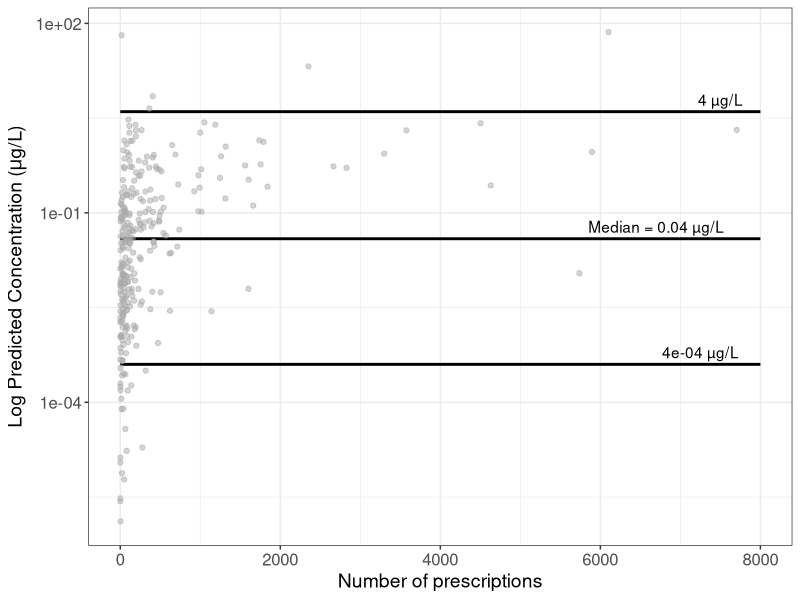
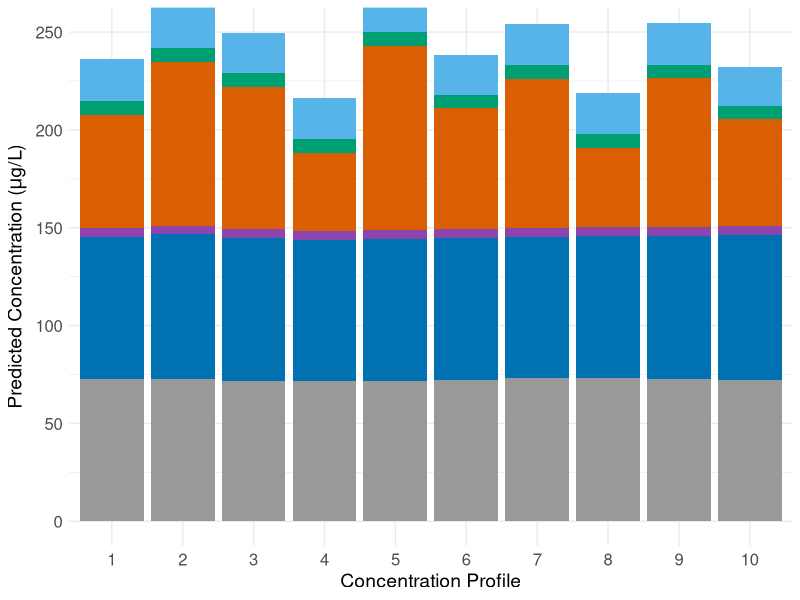
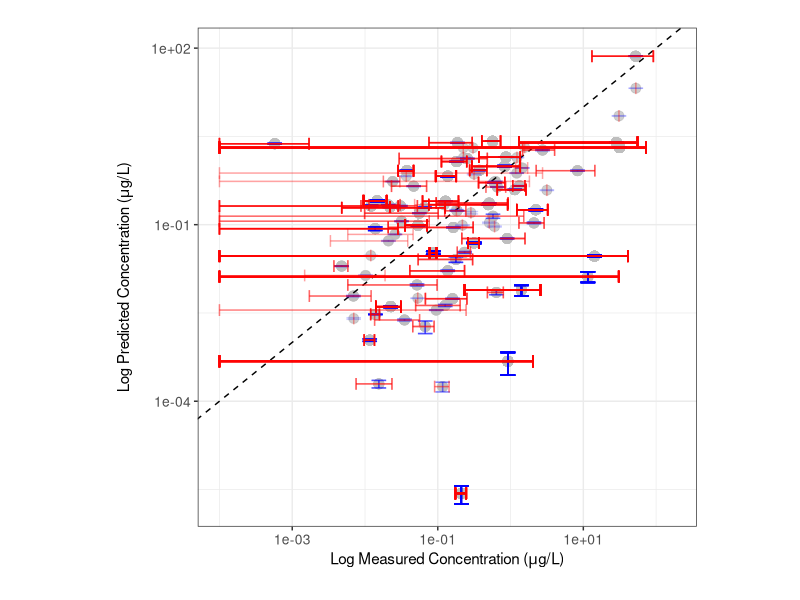
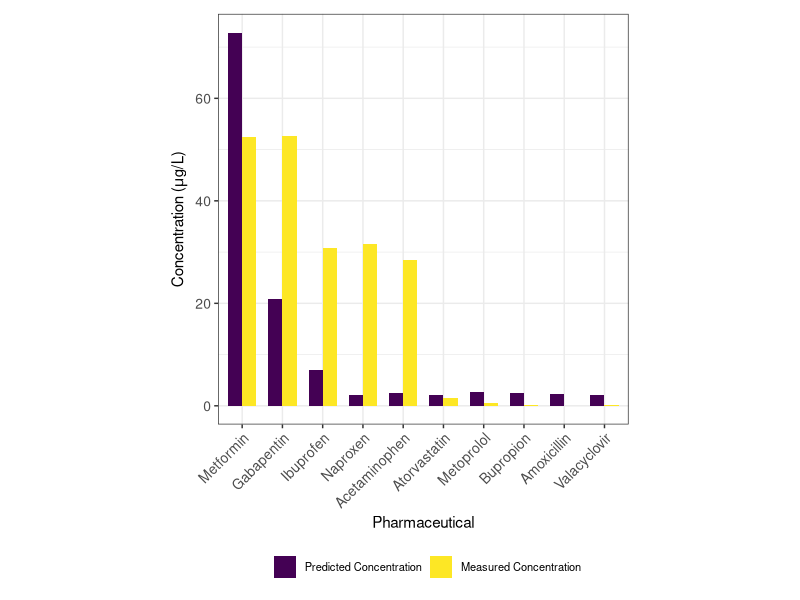
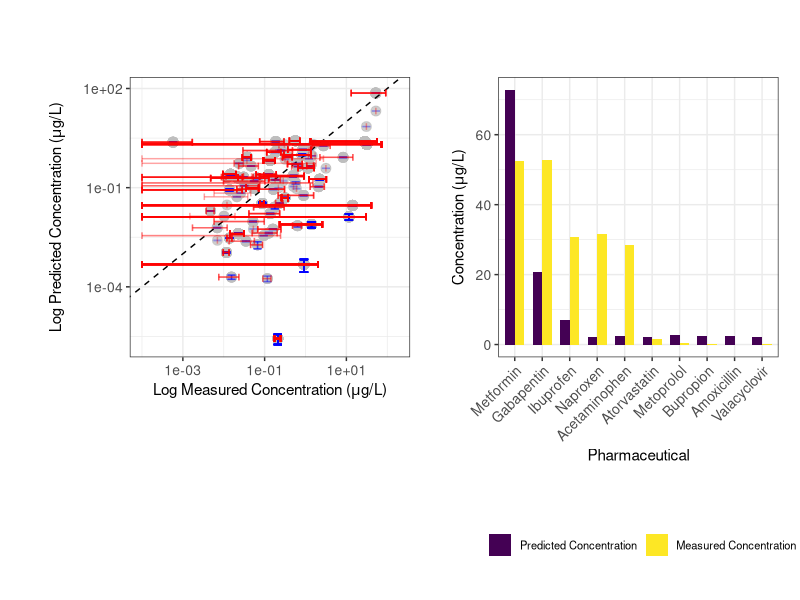
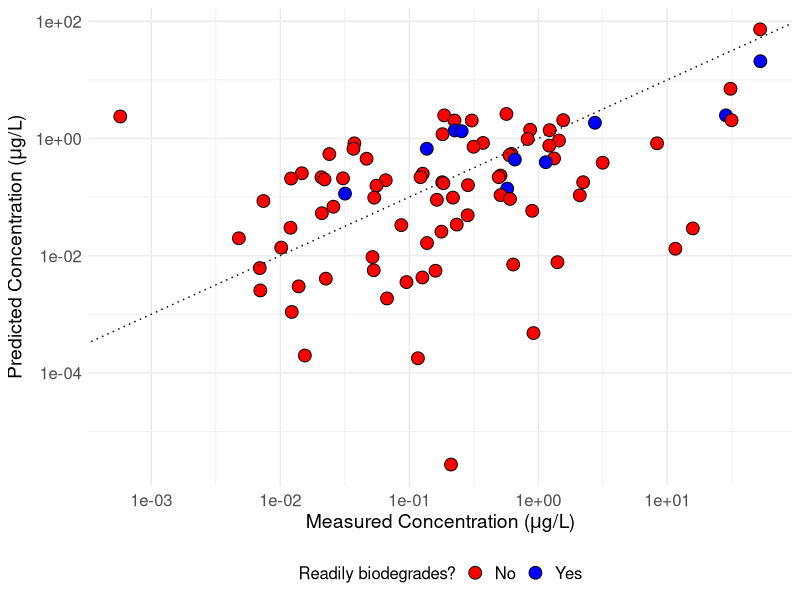
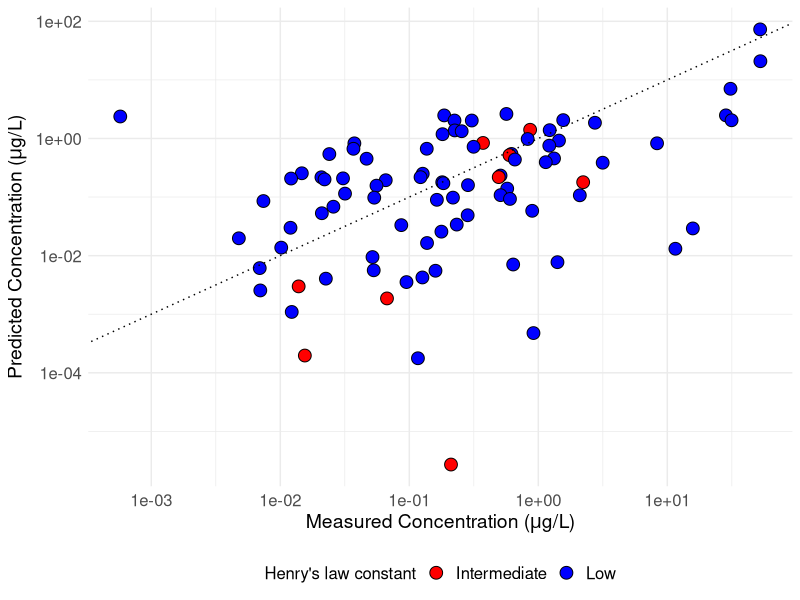
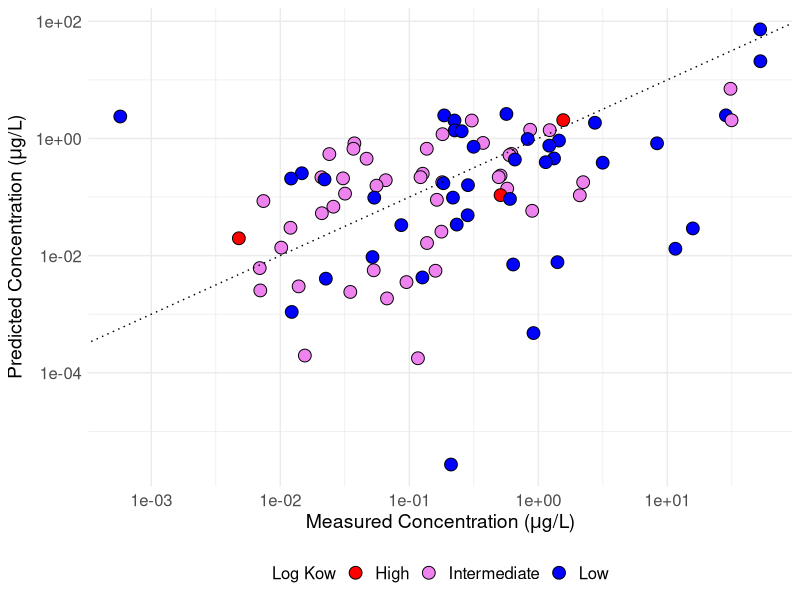

These charts were generated, in order, by the following R code:
################################################################################
# Title: pharmflush.R

# Description:
# Using PharmUse database, runs binomial probability distribution model
# PharmFlush and generates 100 concentration profiles for each pharmaceutical in
# PharmUse. Averaging over these profiles gives the average profile for each 
# pharmaceutical. Predicted concentrations are compared across sewershed sizes
# by running this script with different values of wastewater_pop_size parameter.
# Values are compared to literature-reported concentrations. Various data
# visualizations are provided to examine these relationships, and the readily
# biodegrades, Henry's Law, log Koa, and log Kow parameters from PharmUse are
# also examined and visualized.
 
################################################################################

# import libraries
library("pracma")
library("stats")
library("tidyverse")
library("cowplot")
library("purrr")
library("grid")
library("gridExtra")
library("ggfortify")
library("ggpubr")
library("stringr")
library("viridis")
library("readxl")
library("tidyr")
library("tools")
library("svglite")
library("scales")
library("patchwork")

################################################################################
# PharmFlush model creation
################################################################################

# load PharmUse database
pharmuse = read.csv("pharmuse.csv")

# Define model parameters
n = 26847 # size of representative sample (obtained from MEPS 2020
          # documentation, Table 3.2)
ww_volume_per_capita = 310.404 # average American wastewater production per
                               # capita per day, source: Dieter et al., 2018
wastewater_pop_size = 100000 # size of sewershed (change for different sizes)
pop_wastewater_volume = wastewater_pop_size * ww_volume_per_capita # total wastewater
                                                                   # volume for sewershed
                                                                   # of given size
x = 0:wastewater_pop_size # range of number of prescriptions detected in
                          # sewershed any given day for given drug
p = 0 # initialize probability of detecting certain pharmaceutical on any given day
avg_mass = 0 # initialize avg mass per day variable for each pharmaceutical

# pull relevant variables from PharmUse
drugs = pharmuse$Pharmaceutical
avg_DD = pharmuse$Average_Daily_Dosage
prescrips = pharmuse$Number_of_Prescriptions
durations = pharmuse$Average_Duration_per_Prescription

# calculate probability of detecting each pharmaceutical on any given day and 
# create list of average daily mass for each pharmaceutical
for (i in 1:length(drugs)){
  p[i] = (prescrips[i]*durations[i])/(n*365) 
  avg_mass[i] = avg_DD[i]
}

# Calculate probability P of detecting exactly x prescriptions for given drug in
# sewershed of size n with detection probability p
P = list()
for (i in 1:length(drugs)){ 
  new_P = dbinom(x,wastewater_pop_size,p[i]) 
  P = append(P, list(new_P))
}

# convert P to data frame and label each column by drug name
P = data.frame(P)
names(P) = drugs

# add number of prescriptions detected (x variable) to P
P = P %>%
  mutate(Number_prescrips_detected = x)

# name common column and all drug columns to allow splitting into separate df's
Number_prescrips_detected = "Number_prescrips_detected"
drug_col_names = colnames(P)[!colnames(P) %in% Number_prescrips_detected]

# Split the data frame into separate data frames for each drug with number of
# prescriptions detected and probability of each number of prescriptions being
# detected 
drug_dataframes = lapply(drug_col_names, function(drug_col) {
  split_df = P[c(Number_prescrips_detected, drug_col)]
  colnames(split_df)[2] = "Probability"  
  return(split_df)
})
names(drug_dataframes) = drugs

# randomly pull (# prescriptions, Probability) pairs for each drug to randomly
# construct wastewater flows by bootstrapping (generating 100 possible drug
# concentration profiles or ensembles)
set.seed(123) 
sampled_dataframes = list()
sample_size = 100 

for (i in 1:length(drugs)) {
  drug_df = drug_dataframes[[i]] 
  prob_distribution = drug_df[2]
  sampled_rows = sample(nrow(drug_df), size = sample_size, replace = TRUE,
                        prob=unlist(prob_distribution)) 
  sampled_df = drug_df[sampled_rows, ]
  sampled_df$Drug = drugs[i]
  sampled_dataframes[[i]] = sampled_df
}

final_sampled_data = do.call(rbind, sampled_dataframes)

# randomly combine results to get sample_size number of drug profiles
ensemble_drug_profiles = list()
for (i in 1:sample_size){
selected_rows = final_sampled_data[seq(i, nrow(final_sampled_data),
                                       by = sample_size), ]
ensemble = data.frame(
  Drug = selected_rows$Drug,
  Number_prescrips_detected = selected_rows$Number_prescrips_detected,
  Probability = selected_rows$Probability
)
ensemble = ensemble %>%
  mutate(Average_daily_mass = avg_mass) %>%
  mutate(Predicted_mass = Average_daily_mass*Number_prescrips_detected) %>%
  mutate(Predicted_concentration = Predicted_mass/pop_wastewater_volume) %>%
  # divide by 4 to correct for medication non-compliance of 50% and employees'
  # contributions to wastewater flow (assume equal number of non-resident
  #  employees to residents)
  mutate(Predicted_concentration = Predicted_concentration/4) %>%
  arrange(desc(Predicted_concentration))
ensemble_drug_profiles[[i]] = ensemble
}

# get separate data frame for each drug's ensemble prediction (100 per drug)

# Initialize an empty list to store the 290 new dataframes
indiv_drug_profiles = list()

# Loop over each pharmaceutical name
for (drug in drugs) {
  
  # Initialize an empty list to collect data for this pharmaceutical across all
  # dataframes
  pharma_data = list()
  
  # Loop over the list of dataframes
  for (ensemble_drug_profile in ensemble_drug_profiles) {
    
    # Extract rows corresponding to the current pharmaceutical
    pharma_row = ensemble_drug_profile[ensemble_drug_profile$Drug == drug, ]
    
    # Add the row to the pharma_data list
    pharma_data = rbind(pharma_data, pharma_row)
  }
  
  # Combine all the data for this pharmaceutical into a single dataframe
  indiv_drug_profiles[[drug]] = pharma_data
}

# average predicted concentration for each drug to form final drug concentration
# profile that averages across all 100 ensembles for each drug
average_concs = list()
average_prescrips = list()
average_masses = list()
sem_concs = list() # SEM = standard error of mean

for (i in 1:length(indiv_drug_profiles)) {
  avg_conc = mean(unlist(indiv_drug_profiles[[i]][6]))
  avg_conc = matrix(avg_conc, ncol = 1)
  average_concs[i] = avg_conc
  avg_mass = mean(unlist(indiv_drug_profiles[[i]][5]))
  avg_mass = matrix(avg_mass, ncol = 1)
  average_masses[i] = avg_mass
  stan_dev_conc = sd(unlist(indiv_drug_profiles[[i]][6]))
  sem_conc = stan_dev_conc / sqrt(sample_size)
  sem_conc = matrix(sem_conc, ncol = 1)
  sem_concs[i] = sem_conc
  
  avg_prescrip = mean(unlist(indiv_drug_profiles[[i]][2]))
  avg_prescrip = matrix(avg_prescrip, ncol = 1)
  average_prescrips[i] = avg_prescrip
}

# put in form that is compatible with data frame
average_concs = unlist(average_concs)
average_prescrips = unlist(average_prescrips)
average_masses = unlist(average_masses)
sem_concs = unlist(sem_concs)

# make data frame for average profile for each drug
average_profile = data.frame(Drug=drugs,
                             Average_Number_Prescriptions=average_prescrips,
                             Average_Masses=average_masses,
                             Average_Predicted_Concentration=average_concs,
                             Standard_Error_Predicted_Concentration=sem_concs)
average_profile = average_profile %>%
  arrange(desc(Average_Predicted_Concentration))

# prep data frame for stacked bar graph with all ensembles

# Initialize an empty dataframe to store the results
stacked_ensembles = data.frame()

# Loop through each dataframe in the list
for (i in seq_along(ensemble_drug_profiles)) {
  
  # Extract the current dataframe
  ensemble = ensemble_drug_profiles[[i]]
  
  # Add a column indicating the index
  ensemble$Ensemble_number = i
  
  # Select relevant columns 
  ensemble_subset = ensemble[, c('Ensemble_number', 'Drug',
                                 'Predicted_concentration')]
  
  # Append the dataframe to the combined dataframe
  stacked_ensembles = rbind(stacked_ensembles, ensemble_subset)
}

# export all 100 ensembles for each pharmaceutical to csv
write.csv(stacked_ensembles,"all_ensembles_100k.csv")

# aggregate average of all 290 pharmaceuticals for each sewershed size for export
stacked_ensembles_avg = aggregate(stacked_ensembles$Predicted_concentration,
                                  list(stacked_ensembles$Drug),FUN=mean)
colnames(stacked_ensembles_avg) = c("Pharmaceutical","Predicted_concentration")
stacked_ensembles_avg$Pharmaceutical = str_to_title(stacked_ensembles_avg$Pharmaceutical)
# the averaged concentration of each pharmaceutical across all 100 ensembles
write.csv(stacked_ensembles_avg,"stacked_ensembles_avg_100k.csv")

################################################################################
# Load literature-reported concentration data for comparison.
################################################################################

# load all literature values (each observation) and pre-process
lit_search_all = read.csv("lit_values_all.csv")
lit_search_all = na.omit(lit_search_all)
lit_search_all = lit_search_all %>%
  select(-c("Sampling.date","Sampling.location","Sampling.type","Reference")) %>%
  filter(Influent_concentration != "ND") %>%
  filter(Influent_concentration != "78-10900") %>%
  mutate(Influent_concentration = case_when(Influent_concentration=="1 373.5" ~
                                              "1373.5",
                                            Influent_concentration=="1 280.8" ~
                                              "1280.8",
                                            Influent_concentration=="1 096.0" ~
                                              "1096.0",
                                            .default=Influent_concentration)) %>%
  mutate(Influent_concentration = trimws(gsub(",",'',Influent_concentration))) %>%
  mutate(Influent_concentration = as.numeric(Influent_concentration)) %>%
  mutate(Influent_concentration = case_when(Pharmaceutical=="Pseudoephedrine + ephedrine" ~
                                              Influent_concentration/2,
                                            .default=Influent_concentration)) %>%
  mutate(Pharmaceutical = case_when(Pharmaceutical=="Pseudoephedrine + ephedrine" ~
                                      "Pseudoephedrine",
                          .default=Pharmaceutical)) %>%
  mutate(Influent_concentration = Influent_concentration/1000) # convert ng/L to ug/L

# find standard error of lit reported values
lit_search_std_error = lit_search_all %>%
  group_by(Pharmaceutical) %>%
  summarise(
    Count = n(),
    Standard_Error_Lit_Concentration = sd(Influent_concentration, na.rm = TRUE) / sqrt(n())
  ) %>%
  mutate(Standard_Error_Lit_Concentration = ifelse(is.na(Standard_Error_Lit_Concentration),
                                                   0, Standard_Error_Lit_Concentration))

# create data frame to compare predicted to lit reported values
average_profile_comp_all = average_profile %>%
  rename(Pharmaceutical=Drug)
average_profile_comp_all$Pharmaceutical = trimws(tolower(average_profile_comp_all$Pharmaceutical))
lit_search_all$Pharmaceutical = trimws(tolower(lit_search_all$Pharmaceutical))
lit_comp_all = lit_search_all %>%
  left_join(average_profile_comp_all, by = "Pharmaceutical") 

# join with standard error dataframe
lit_comp_all$Pharmaceutical = trimws(lit_comp_all$Pharmaceutical)
lit_search_std_error$Pharmaceutical = trimws(lit_search_std_error$Pharmaceutical)
lit_search_std_error$Pharmaceutical = tolower(lit_search_std_error$Pharmaceutical)
lit_comp_all = lit_comp_all %>%
  left_join(lit_search_std_error, by="Pharmaceutical") %>% 
  select(-c("Count","Average_Number_Prescriptions","Average_Masses"))

# load summary statistics of literature-reported data (mean, median, etc.)
lit_search_summ = read.csv("lit_values_summary.csv")
lit_search_summ$Pharmaceutical = toupper(lit_search_summ$Pharmaceutical)

# pre-process summary data
lit_search_summ = lit_search_summ %>%
  select(c("Pharmaceutical","Mean","Median")) %>%
  filter(Pharmaceutical != "WARFARIN" & Pharmaceutical != "NALTREXONE" & Pharmaceutical != "RISPERIDONE") %>%
  mutate(Mean = as.numeric(Mean)) %>%
  mutate(Median = as.numeric(Median)) %>%
  mutate(Mean = case_when(Pharmaceutical=="PSEUDOEPHEDRINE + EPHEDRINE" ~
                            Mean/2,
                          .default=Mean)) %>%
  mutate(Median = case_when(Pharmaceutical=="PSEUDOEPHEDRINE + EPHEDRINE" ~
                              Median/2,
                            .default=Median)) %>%
  mutate(Pharmaceutical = case_when(Pharmaceutical=="PSEUDOEPHEDRINE + EPHEDRINE" ~
                                      "PSEUDOEPHEDRINE",
                                     .default=Pharmaceutical)) %>%
  mutate(Median = Median/1000) %>% # convert ng/L to ug/L
  mutate(Mean = Mean/1000) # convert ng/L to ug/L

# join with predicted concentrations for comparison
average_profile_comp_summ = average_profile %>%
  rename(Pharmaceutical=Drug)
average_profile_comp_summ$Pharmaceutical = trimws(tolower(average_profile_comp_summ$Pharmaceutical))
lit_search_summ$Pharmaceutical = trimws(tolower(lit_search_summ$Pharmaceutical))
lit_comp_summ = lit_search_summ %>%
  left_join(average_profile_comp_summ, by = "Pharmaceutical") %>%
  arrange(desc(Average_Predicted_Concentration)) %>%
  select(-c(Average_Number_Prescriptions,Average_Masses,
            Standard_Error_Predicted_Concentration)) %>%
  mutate(Difference = abs(Mean-Average_Predicted_Concentration)) %>%
  mutate(PEC_MEC_ratio = Average_Predicted_Concentration/Mean)

################################################################################
# Data visualization
################################################################################

# Figure 2 code: Average predicted concentration across 100 ensembles vs average
# number of prescriptions 
median_val = median(average_profile$Average_Predicted_Concentration)
labels = c("Median = 0.04 \U00B5g/L",
            "4e-04 \U00B5g/L",
            "4 \U00B5g/L")
annotations = data.frame(
  x = c(6700,7250,7500),  
  y = c(median_val, 4e-04, 4),  
  label = labels
)
avg_plot = ggplot(average_profile, aes(x=Average_Number_Prescriptions,
                            y=Average_Predicted_Concentration)) + 
  scale_y_log10() + 
  annotate("segment", x = 0, y = median_val, xend = 8000, yend = median_val,
           color = "black",
           linewidth=1) + 
  annotate("segment", x = 0, y = 4e-04, xend = 8000, yend = 4e-04, 
           color = "black",
           linewidth=1) + 
  annotate("segment", x = 0, y = 4, xend = 8000, yend = 4, color = "black",
           linewidth=1) + 
  geom_text(data = annotations, aes(x = x, y = y, label = label), vjust = -0.5,
            color="black") +
  geom_point(color = "darkgray",alpha=0.5) + 
  guides(color = "none") +
  labs(x="Number of prescriptions",
       y=expression("Log Predicted Concentration ("*mu*"g/L)"),
       color="Pharmaceuticals") +
  theme_bw() + 
  theme(axis.title.x = element_text(size = 14),  
        axis.title.y = element_text(size = 14),  
        axis.text.x = element_text(size = 12),   
        axis.text.y = element_text(size = 12)) 
ggsave("average_drug_conc_plot.svg", plot = avg_plot, width = 5, height = 5,
       device="svg")

# Figure 3 code:

# get all pharmaceuticals over 10 ensembles with concentration < 4 ug/L
# (arbitrary cutoff for visualization)
stacked_ensembles_lessthan4 = stacked_ensembles %>%
  filter(Ensemble_number <= 10) %>%
  filter(Predicted_concentration < 4)
# sum up concentrations less than 4 ug/L
stacked_ensembles_lessthan4 = aggregate(stacked_ensembles_lessthan4$Predicted_concentration,
                                        list(stacked_ensembles_lessthan4$Ensemble_number),
                                        FUN=sum)
stacked_ensembles_lessthan4 = stacked_ensembles_lessthan4 %>%
  mutate(Drug = "Others") %>%
  relocate(Drug, .after=Group.1)
colnames(stacked_ensembles_lessthan4) = c("Ensemble_number","Drug",
                                          "Predicted_concentration")

# get all pharmaceuticals over 10 ensembles with concentration >= 4 ug/L
stacked_ensembles_greaterthan4 = stacked_ensembles %>%
  filter(Ensemble_number <= 10) %>%
  filter(Predicted_concentration >= 4)
stacked_ensembles_greaterthan4$Drug = str_to_title(stacked_ensembles_greaterthan4$Drug)

# merge sums < 4 for each ensemble with pharmaceuticals > 4 for each ensemble
stacked_ensembles_filtered = rbind(stacked_ensembles_greaterthan4,
                                   stacked_ensembles_lessthan4)

# # color palette for wastewater_pop_size = 100
# color_palette = c(
#   "Metformin"="#0072B2",  
#   "Naproxen"="#CC7722",  
#   "Gabapentin"="#56B4E9",  
#   "Ibuprofen"="#009E73",  
#   "Levetiracetam"="#8E44AD", 
#   "Others"="#999999", 
#   "Icosapent"="#E41A1C",  
#   "Labetalol"="#4682B4",  
#   "Bupropion"="#8A9B0F",  
#   "Aspirin"="#E69F00",  
#   "Acyclovir"="#5E3370",  
#   "Mesalamine"="#00BFC4",  
#   "Acetaminophen"="#FB8072",  
#   "Valacyclovir"="#007C7A",  
#   "Gemfibrozil"="#556B2F",  
#   "Hydrocodone"="#A62A29",  
#   "Methocarbamol"="#FFC300",  
#   "Divalproex Sodium"="#DDA0DD",  
#   "Oxcarbazepine"="#FF8C00", 
#   "Carbamazepine"="#DA70D6",  
#   "Losartan"="#8B4513",  
#   "Amoxicillin"="#2E8B57",  
#   "Cephalexin"="#FF00FF",  
#   "Dorzolamide"="#00B140", 
#   "Celecoxib"="#F4A460"   
# )

# # color palette for wastewater_pop_size = 100
# color_palette = c(
#   "Metformin"="#0072B2",  
#   "Naproxen"="#CC7722",  
#   "Gabapentin"="#56B4E9",  
#   "Ibuprofen"="#009E73",  
#   "Levetiracetam"="#8E44AD",  
#   "Others"="#999999",  
#   "Icosapent"="#E41A1C",  
#   "Bupropion"="#8A9B0F", 
#   "Aspirin"="#E69F00",  
#   "Mesalamine"="#00BFC4",  
#   "Valacyclovir"="#007C7A",
#   "Methocarbamol"="#FFC300",  
#   "Amoxicillin"="#2E8B57",
#   "Lactulose" ="#D95F02"
# )

# color palette for wastewater_pop_size = 100000 or 1 million
color_palette = c("Metformin"="#0072B2", "Lactulose"="#D95F02",
                   "Gabapentin"="#56B4E9", "Ibuprofen"="#009E73",
                   "Levetiracetam"="#8E44AD","Others"="#999999")

drug_stacked = ggplot(stacked_ensembles_filtered, aes(x = as.factor(Ensemble_number),
                                       y = Predicted_concentration,
                                       fill = Drug)) +
  geom_bar(stat = "identity", position = "stack") +
  scale_fill_manual(values = color_palette) + 
  labs(x = "Concentration Profile",
       y = expression("Predicted Concentration ("*mu*"g/L)"),
       fill="Pharmaceutical") +
  theme_minimal() + 
  coord_cartesian(ylim = c(0, 250)) + # use for 100k plot only
  theme(axis.title.x = element_text(size = 14),  
        axis.title.y = element_text(size = 14),  
        axis.text.x = element_text(size = 12),   
        axis.text.y = element_text(size = 12)) +
  guides(fill="none") 
ggsave("drug_ensembles_100k.svg", plot = drug_stacked, width = 5, height = 5,
         device="svg")

# Figure 4 code:

# 4a: compare lit search data to model output in scatterplot

# prep error bars with 95% CI

# find t score
alpha = 0.05
degrees_of_freedom = dim(lit_comp_all)[1] - 1
t_score = qt(p=alpha/2, df=degrees_of_freedom,lower.tail=F)

# find margin of error  
lit_comp_all = lit_comp_all %>%
  mutate(Margin_error_predicted = t_score*Standard_Error_Predicted_Concentration) %>%
  mutate(Margin_error_measured = t_score*Standard_Error_Lit_Concentration) %>%
  group_by(Pharmaceutical) %>%
  mutate(Avg_measured = mean(Influent_concentration))

# update dataframe to include 95% confidence intervals with upper & lower bounds
ci_lit_comp = lit_comp_all %>%
  mutate(
    ymin = Average_Predicted_Concentration - Margin_error_predicted,
    ymax = Average_Predicted_Concentration + Margin_error_predicted,
    xmin = Avg_measured - Margin_error_measured,
    xmax = Avg_measured + Margin_error_measured
  )

# update dataframe to have negative values cut off to avoid NaN for error bars
ci_lit_comp$ymin = ifelse(ci_lit_comp$ymin < 0, 1E-04, ci_lit_comp$ymin)
ci_lit_comp$ymax = ifelse(ci_lit_comp$ymax < 0, 1E-04, ci_lit_comp$ymax)
ci_lit_comp$xmin = ifelse(ci_lit_comp$xmin < 0, 1E-04, ci_lit_comp$xmin)
ci_lit_comp$xmax = ifelse(ci_lit_comp$xmax < 0, 1E-04, ci_lit_comp$xmax)

comp_scatter = ggplot(ci_lit_comp, aes(x = Avg_measured, y = Average_Predicted_Concentration)) +
  geom_point(size = 3, color = "gray", alpha = 0.75) +
  scale_x_log10(expand = expansion(mult = c(0.05, 0.1))) +
  scale_y_log10() +
  geom_abline(intercept = 0, slope = 1, linetype = "dashed", color = "black") +
  geom_errorbar(aes(ymin = ymin, ymax = ymax), width = 0.2, color = "blue", alpha = 0.2) +  
  geom_errorbarh(aes(xmin = xmin, xmax = xmax), height = 0.2, color = "red", alpha = 0.2) + 
  labs(x = expression("Log Measured Concentration ("*mu*"g/L)"), 
       y = expression("Log Predicted Concentration ("*mu*"g/L)")) +
  theme_bw() +
  theme(legend.position = "none") +
  theme(axis.title.x = element_text(size = 11),  
        axis.title.y = element_text(size = 11, margin = margin(r = 10)),  
        axis.text.x = element_text(size = 10),  
        axis.text.y = element_text(size = 10),
        plot.margin = margin(20, 20, 20, 30)) +  
  theme(aspect.ratio = 1)

ggsave("comp_scatter.svg", plot = comp_scatter, width = 6, height = 6,
       device = "svg")

# 4b: make a bar graph for comparison of pharmaceuticals with 10 highest
# predicted concentrations
lit_comp_top10 = lit_comp_all %>%
  arrange(desc(Average_Predicted_Concentration)) %>%
  select(-c(Standard_Error_Predicted_Concentration,
            Standard_Error_Lit_Concentration, Margin_error_predicted,
            Margin_error_measured)) %>%
  distinct(Pharmaceutical, .keep_all = TRUE) 

lit_comp_top10 = lit_comp_top10[1:10,]

# define function to change pharmaceutical names to title case
to_title_case = function(x) {
  words = strsplit(x, " ")[[1]]
  words = paste(toupper(substr(words, 1, 1)), tolower(substr(words, 2,
                                                             nchar(words))),
                sep = "", collapse = " ")
  return(words)
}

# Apply the function to the Pharmaceutical column
lit_comp_top10$Pharmaceutical = sapply(lit_comp_top10$Pharmaceutical,
                                       to_title_case)

# Prep dataset to plot
lit_comp_long = lit_comp_top10 %>%
  pivot_longer(cols = c(Average_Predicted_Concentration, Avg_measured),
               names_to = "Variable",
               values_to = "Value") %>%
  arrange(desc(Value))

comp_bar = ggplot(lit_comp_long, aes(x = reorder(Pharmaceutical, -Value),  
                                y = Value, fill = Variable)) +
  geom_bar(stat = "identity", position = "dodge", width = 0.7) +
  labs(x = "Pharmaceutical", y = expression("Concentration ("*mu*"g/L)"),
       fill = "") +
  theme_bw() +
  scale_fill_viridis(discrete = TRUE, labels = c("Predicted Concentration",
                                                 "Measured Concentration")) + 
  theme(legend.position = "bottom",
        legend.direction="horizontal",
        legend.box="horizontal") +
  guides(fill = guide_legend(ncol=2, title='')) +
  theme(aspect.ratio=1) +
  theme(axis.text.x = element_text(angle = 45, hjust = 1, size=10)) +
  theme(axis.title.x = element_text(size = 11),  
        axis.title.y = element_text(size = 11),  
        axis.text.y = element_text(size = 10)) +
  theme(legend.text = element_text(size = 8)) +
  theme(plot.margin = margin(10, 10, 10, 10))

ggsave("comp_bar.svg", plot = comp_bar, width = 6, height = 6,
      device="svg")

# combine Fig 4a and 4b into 1 plot
 combined_plot = comp_scatter + comp_bar + 
   plot_layout(ncol = 2, widths = c(3, 3))
 ggsave("combined_plot.svg",plot=combined_plot,width=10,height=5,device="svg")

# Figure 5b
# biotransformation plot prep
lit_comp_biotransf = lit_comp_summ %>%
  left_join(pharmuse,by="Pharmaceutical") %>%
  filter(!is.na(Readily.Biodegrades))

lit_comp_biotransf$Readily.Biodegrades <- factor(
  lit_comp_biotransf$Readily.Biodegrades,
  levels = c(0, 1),
  labels = c("No", "Yes")
)

# NOTE: below y=x line, lit-reported concentration > predicted; above line is
# predicted > lit_reported
biotransf = ggplot(lit_comp_biotransf, aes(x = Mean,
                                           y = Average_Predicted_Concentration,
                                           fill = Readily.Biodegrades)) +
  scale_x_log10() +
  scale_y_log10() +
  geom_point(shape = 21, size = 4, color = "black") +  
  geom_abline(slope = 1, intercept = 0, linetype = "dotted", color = "black") + 
  scale_fill_manual(values = c("Yes" = "blue", "No" = "red")) +  
  theme_minimal() +
  theme(legend.position = "bottom") +
  labs(x=expression("Measured Concentration ("*mu*"g/L)"),
       y = expression("Predicted Concentration ("*mu*"g/L)"),
       fill = "Readily biodegrades?") +
  theme(axis.title.x = element_text(size = 14),  
        axis.title.y = element_text(size = 14),  
        axis.text.x = element_text(size = 12),   
        axis.text.y = element_text(size = 12)) +
  theme(legend.text = element_text(size = 12)) +
  theme(legend.title = element_text(size = 12))
ggsave("biotransf.svg", plot = biotransf, width = 5, height = 5,
       device="svg")

# Figure S1:
# Henry's law constant plot prep
lit_comp_HL = lit_comp_summ %>%
  left_join(pharmuse,by="Pharmaceutical") %>%
  filter(!is.na(Henrys.Law)) %>%
  mutate(henry_law_category = case_when(Henrys.Law > 1E-03 & Molar_Mass < 200 ~
                                          "High",
                                        Henrys.Law <= 1E-03 & Henrys.Law > 1E-06 &
                                          Molar_Mass ~ "Intermediate",
                                        Henrys.Law <= 1E-06 & Molar_Mass ~ "Low"))

# NOTE: below y=x line, lit-reported concentration > predicted; above line is
# predicted > lit_reported
HL = ggplot(lit_comp_HL, aes(x = Mean, y = Average_Predicted_Concentration,
                                           fill = henry_law_category)) +
  scale_x_log10() +
  scale_y_log10() +
  geom_point(shape = 21, size = 4, color = "black") +  
  geom_abline(slope = 1, intercept = 0, linetype = "dotted", color = "black") +
  scale_fill_manual(values = c("Low" = "blue", "Intermediate" = "red", 
  "High" = "violet")) +   
  theme_minimal() +
  theme(legend.position = "bottom") +
  labs(x=expression("Measured Concentration ("*mu*"g/L)"),
       y = expression("Predicted Concentration ("*mu*"g/L)"),
       fill = "Henry's law constant") +
  theme(axis.title.x = element_text(size = 14),  
        axis.title.y = element_text(size = 14),  
        axis.text.x = element_text(size = 12),   
        axis.text.y = element_text(size = 12)) +
  theme(legend.text = element_text(size = 12)) +
  theme(legend.title = element_text(size = 12))
ggsave("HL.svg", plot = HL, width = 5, height = 5,
       device="svg")

# Figure 5a
# LogKow plot prep
lit_comp_logKow = lit_comp_summ %>%
  left_join(pharmuse,by="Pharmaceutical") %>%
  filter(!is.na(LogKow.Octanol.Water)) %>%
  mutate(logKow_category = case_when(LogKow.Octanol.Water >= 5 ~ "High",
                                     LogKow.Octanol.Water < 5 & LogKow.Octanol.Water >=2 ~
                                       "Intermediate",
                                     LogKow.Octanol.Water < 2 ~ "Low"))

# NOTE: below y=x line, lit-reported concentration > predicted; above line is
# predicted > lit_reported
logKow = ggplot(lit_comp_logKow, aes(x = Mean, y = Average_Predicted_Concentration,
                             fill = logKow_category)) +
  scale_x_log10() +
  scale_y_log10() +
  geom_point(shape = 21, size = 4, color = "black") +  
  geom_abline(slope = 1, intercept = 0, linetype = "dotted", color = "black") + 
  scale_fill_manual(values = c("Low" = "blue", "Intermediate" = "violet",
                               "High" = "red")) +   
  theme_minimal() +
  theme(legend.position = "bottom") +
  labs(x=expression("Measured Concentration ("*mu*"g/L)"),
       y = expression("Predicted Concentration ("*mu*"g/L)"),
       fill = "Log Kow") +
  theme(axis.title.x = element_text(size = 14),  
        axis.title.y = element_text(size = 14),  
        axis.text.x = element_text(size = 12),
        axis.text.y = element_text(size = 12)) +
  theme(legend.text = element_text(size = 12)) +
  theme(legend.title = element_text(size = 12))
ggsave("logKow.svg", plot = logKow, width = 5, height = 5,
       device="svg")
